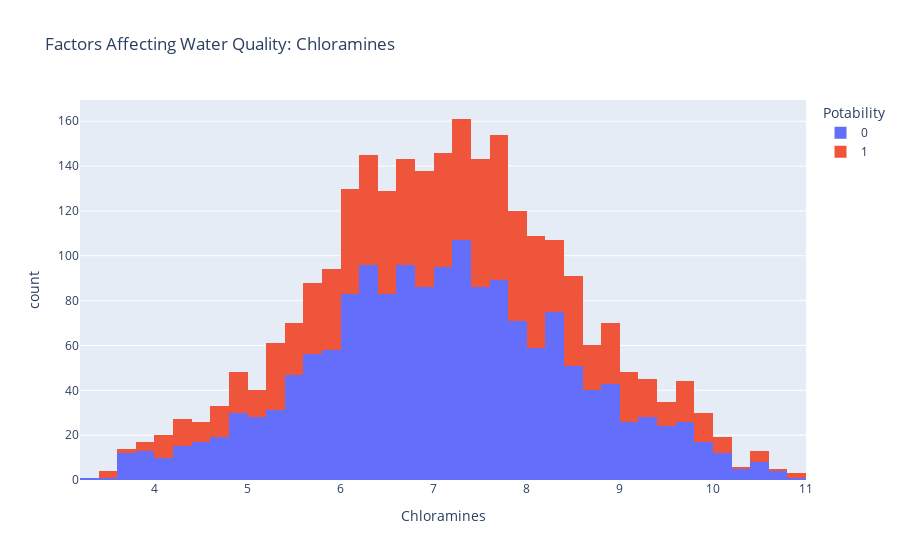

Notebook source saved alongside this figure:
### Code cell
figure = px.histogram(data, x = "Chloramines",
                      color = "Potability",
                      title= "Factors Affecting Water Quality: Chloramines")
figure.show()

### Figure 1 — Plotly figure (JSON) as saved in the notebook; plotly's stock layout.template omitted (floating-point values rounded to 4 significant figures; data arrays with more than 128 entries replaced by an {"elided": "..."} marker saying what was removed)
{"data": [{"alignmentgroup": "True", "bingroup": "x", "hovertemplate": "Potability=0<br>Chloramines=%{x}<br>count=%{y}<extra></extra>", "legendgroup": "0", "marker": {"color": "#636efa", "pattern": {"shape": ""}}, "name": "0", "offsetgroup": "0", "orientation": "v", "showlegend": true, "type": "histogram", "x": {"elided": "1649 float values"}, "xaxis": "x", "yaxis": "y"}, {"alignmentgroup": "True", "bingroup": "x", "hovertemplate": "Potability=1<br>Chloramines=%{x}<br>count=%{y}<extra></extra>", "legendgroup": "1", "marker": {"color": "#EF553B", "pattern": {"shape": ""}}, "name": "1", "offsetgroup": "1", "orientation": "v", "showlegend": true, "type": "histogram", "x": {"elided": "988 float values"}, "xaxis": "x", "yaxis": "y"}], "layout": {"barmode": "relative", "legend": {"title": {"text": "Potability"}, "tracegroupgap": 0}, "title": {"text": "Factors Affecting Water Quality: Chloramines"}, "xaxis": {"anchor": "y", "domain": [0, 1], "title": {"text": "Chloramines"}}, "yaxis": {"anchor": "x", "domain": [0, 1], "title": {"text": "count"}}}}
